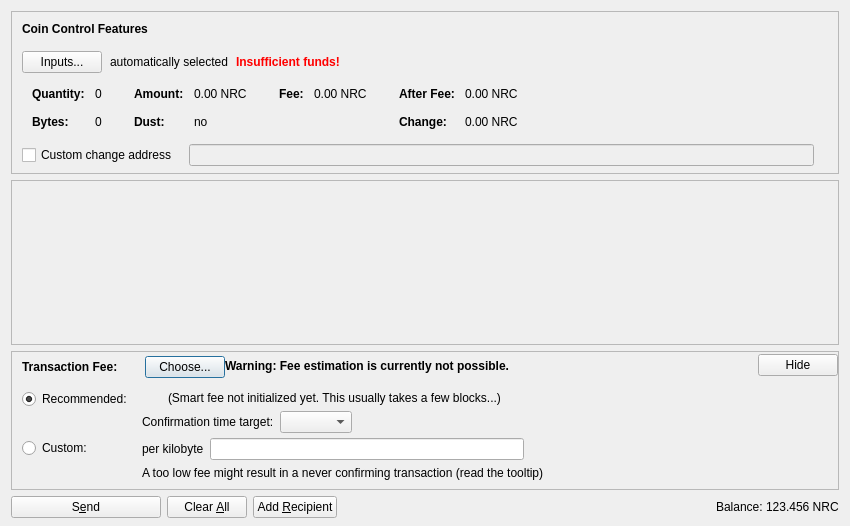
<?xml version="1.0" encoding="UTF-8"?>
<ui version="4.0">
 <class>SendCoinsDialog</class>
 <widget class="QDialog" name="SendCoinsDialog">
  <property name="geometry">
   <rect>
    <x>0</x>
    <y>0</y>
    <width>850</width>
    <height>526</height>
   </rect>
  </property>
  <property name="windowTitle">
   <string>Send Coins</string>
  </property>
  <layout class="QVBoxLayout" name="verticalLayout" stretch="0,1,0,0">
   <property name="bottomMargin">
    <number>8</number>
   </property>
   <item>
    <widget class="QFrame" name="frameCoinControl">
     <property name="sizePolicy">
      <sizepolicy hsizetype="Expanding" vsizetype="Expanding">
       <horstretch>0</horstretch>
       <verstretch>0</verstretch>
      </sizepolicy>
     </property>
     <property name="maximumSize">
      <size>
       <width>16777215</width>
       <height>16777215</height>
      </size>
     </property>
     <property name="frameShape">
      <enum>QFrame::StyledPanel</enum>
     </property>
     <property name="frameShadow">
      <enum>QFrame::Sunken</enum>
     </property>
     <layout class="QVBoxLayout" name="verticalLayoutCoinControl2">
      <property name="spacing">
       <number>0</number>
      </property>
      <property name="leftMargin">
       <number>0</number>
      </property>
      <property name="topMargin">
       <number>0</number>
      </property>
      <property name="rightMargin">
       <number>0</number>
      </property>
      <property name="bottomMargin">
       <number>6</number>
      </property>
      <item>
       <layout class="QVBoxLayout" name="verticalLayoutCoinControl" stretch="0,0,0,0,1">
        <property name="spacing">
         <number>0</number>
        </property>
        <property name="leftMargin">
         <number>10</number>
        </property>
        <property name="topMargin">
         <number>10</number>
        </property>
        <item>
         <layout class="QHBoxLayout" name="horizontalLayoutCoinControl1">
          <property name="bottomMargin">
           <number>15</number>
          </property>
          <item>
           <widget class="QLabel" name="labelCoinControlFeatures">
            <property name="sizePolicy">
             <sizepolicy hsizetype="Preferred" vsizetype="Maximum">
              <horstretch>0</horstretch>
              <verstretch>0</verstretch>
             </sizepolicy>
            </property>
            <property name="font">
             <font>
              <weight>75</weight>
              <bold>true</bold>
             </font>
            </property>
            <property name="styleSheet">
             <string notr="true">font-weight:bold;</string>
            </property>
            <property name="text">
             <string>Coin Control Features</string>
            </property>
           </widget>
          </item>
         </layout>
        </item>
        <item>
         <layout class="QHBoxLayout" name="horizontalLayoutCoinControl2" stretch="0,0,0,0">
          <property name="spacing">
           <number>8</number>
          </property>
          <property name="bottomMargin">
           <number>10</number>
          </property>
          <item>
           <widget class="QPushButton" name="pushButtonCoinControl">
            <property name="styleSheet">
             <string notr="true"/>
            </property>
            <property name="text">
             <string>Inputs...</string>
            </property>
            <property name="autoDefault">
             <bool>false</bool>
            </property>
           </widget>
          </item>
          <item>
           <widget class="QLabel" name="labelCoinControlAutomaticallySelected">
            <property name="text">
             <string>automatically selected</string>
            </property>
            <property name="margin">
             <number>5</number>
            </property>
           </widget>
          </item>
          <item>
           <widget class="QLabel" name="labelCoinControlInsuffFunds">
            <property name="font">
             <font>
              <weight>75</weight>
              <bold>true</bold>
             </font>
            </property>
            <property name="styleSheet">
             <string notr="true">color:red;font-weight:bold;</string>
            </property>
            <property name="text">
             <string>Insufficient funds!</string>
            </property>
            <property name="margin">
             <number>5</number>
            </property>
           </widget>
          </item>
          <item>
           <spacer name="horizontalSpacerCoinControl">
            <property name="orientation">
             <enum>Qt::Horizontal</enum>
            </property>
            <property name="sizeHint" stdset="0">
             <size>
              <width>40</width>
              <height>1</height>
             </size>
            </property>
           </spacer>
          </item>
         </layout>
        </item>
        <item>
         <widget class="QWidget" name="widgetCoinControl" native="true">
          <property name="sizePolicy">
           <sizepolicy hsizetype="Preferred" vsizetype="Preferred">
            <horstretch>0</horstretch>
            <verstretch>0</verstretch>
           </sizepolicy>
          </property>
          <property name="minimumSize">
           <size>
            <width>0</width>
            <height>0</height>
           </size>
          </property>
          <property name="styleSheet">
           <string notr="true"/>
          </property>
          <layout class="QHBoxLayout" name="horizontalLayoutCoinControl5">
           <property name="leftMargin">
            <number>0</number>
           </property>
           <property name="topMargin">
            <number>0</number>
           </property>
           <property name="rightMargin">
            <number>0</number>
           </property>
           <property name="bottomMargin">
            <number>0</number>
           </property>
           <item>
            <layout class="QHBoxLayout" name="horizontalLayoutCoinControl3" stretch="0,0,0,1">
             <property name="spacing">
              <number>20</number>
             </property>
             <property name="topMargin">
              <number>0</number>
             </property>
             <property name="bottomMargin">
              <number>10</number>
             </property>
             <item>
              <layout class="QFormLayout" name="formLayoutCoinControl1">
               <property name="horizontalSpacing">
                <number>10</number>
               </property>
               <property name="verticalSpacing">
                <number>14</number>
               </property>
               <property name="leftMargin">
                <number>10</number>
               </property>
               <property name="topMargin">
                <number>4</number>
               </property>
               <property name="rightMargin">
                <number>6</number>
               </property>
               <item row="0" column="0">
                <widget class="QLabel" name="labelCoinControlQuantityText">
                 <property name="font">
                  <font>
                   <weight>75</weight>
                   <bold>true</bold>
                  </font>
                 </property>
                 <property name="text">
                  <string>Quantity:</string>
                 </property>
                 <property name="margin">
                  <number>0</number>
                 </property>
                </widget>
               </item>
               <item row="0" column="1">
                <widget class="QLabel" name="labelCoinControlQuantity">
                 <property name="cursor">
                  <cursorShape>IBeamCursor</cursorShape>
                 </property>
                 <property name="contextMenuPolicy">
                  <enum>Qt::ActionsContextMenu</enum>
                 </property>
                 <property name="text">
                  <string notr="true">0</string>
                 </property>
                 <property name="margin">
                  <number>0</number>
                 </property>
                 <property name="textInteractionFlags">
                  <set>Qt::LinksAccessibleByMouse|Qt::TextSelectableByKeyboard|Qt::TextSelectableByMouse</set>
                 </property>
                </widget>
               </item>
               <item row="1" column="0">
                <widget class="QLabel" name="labelCoinControlBytesText">
                 <property name="font">
                  <font>
                   <weight>75</weight>
                   <bold>true</bold>
                  </font>
                 </property>
                 <property name="text">
                  <string>Bytes:</string>
                 </property>
                </widget>
               </item>
               <item row="1" column="1">
                <widget class="QLabel" name="labelCoinControlBytes">
                 <property name="cursor">
                  <cursorShape>IBeamCursor</cursorShape>
                 </property>
                 <property name="contextMenuPolicy">
                  <enum>Qt::ActionsContextMenu</enum>
                 </property>
                 <property name="text">
                  <string notr="true">0</string>
                 </property>
                 <property name="textInteractionFlags">
                  <set>Qt::LinksAccessibleByMouse|Qt::TextSelectableByKeyboard|Qt::TextSelectableByMouse</set>
                 </property>
                </widget>
               </item>
              </layout>
             </item>
             <item>
              <layout class="QFormLayout" name="formLayoutCoinControl2">
               <property name="horizontalSpacing">
                <number>10</number>
               </property>
               <property name="verticalSpacing">
                <number>14</number>
               </property>
               <property name="leftMargin">
                <number>6</number>
               </property>
               <property name="topMargin">
                <number>4</number>
               </property>
               <property name="rightMargin">
                <number>6</number>
               </property>
               <item row="0" column="0">
                <widget class="QLabel" name="labelCoinControlAmountText">
                 <property name="font">
                  <font>
                   <weight>75</weight>
                   <bold>true</bold>
                  </font>
                 </property>
                 <property name="text">
                  <string>Amount:</string>
                 </property>
                 <property name="margin">
                  <number>0</number>
                 </property>
                </widget>
               </item>
               <item row="0" column="1">
                <widget class="QLabel" name="labelCoinControlAmount">
                 <property name="cursor">
                  <cursorShape>IBeamCursor</cursorShape>
                 </property>
                 <property name="contextMenuPolicy">
                  <enum>Qt::ActionsContextMenu</enum>
                 </property>
                 <property name="text">
                  <string notr="true">0.00 NRC</string>
                 </property>
                 <property name="textInteractionFlags">
                  <set>Qt::LinksAccessibleByMouse|Qt::TextSelectableByKeyboard|Qt::TextSelectableByMouse</set>
                 </property>
                </widget>
               </item>
               <item row="1" column="0">
                <widget class="QLabel" name="labelCoinControlLowOutputText">
                 <property name="font">
                  <font>
                   <weight>75</weight>
                   <bold>true</bold>
                  </font>
                 </property>
                 <property name="text">
                  <string>Dust:</string>
                 </property>
                </widget>
               </item>
               <item row="1" column="1">
                <widget class="QLabel" name="labelCoinControlLowOutput">
                 <property name="cursor">
                  <cursorShape>IBeamCursor</cursorShape>
                 </property>
                 <property name="contextMenuPolicy">
                  <enum>Qt::ActionsContextMenu</enum>
                 </property>
                 <property name="text">
                  <string notr="true">no</string>
                 </property>
                 <property name="textInteractionFlags">
                  <set>Qt::LinksAccessibleByMouse|Qt::TextSelectableByKeyboard|Qt::TextSelectableByMouse</set>
                 </property>
                </widget>
               </item>
              </layout>
             </item>
             <item>
              <layout class="QFormLayout" name="formLayoutCoinControl3">
               <property name="horizontalSpacing">
                <number>10</number>
               </property>
               <property name="verticalSpacing">
                <number>14</number>
               </property>
               <property name="leftMargin">
                <number>6</number>
               </property>
               <property name="topMargin">
                <number>4</number>
               </property>
               <property name="rightMargin">
                <number>6</number>
               </property>
               <item row="0" column="0">
                <widget class="QLabel" name="labelCoinControlFeeText">
                 <property name="font">
                  <font>
                   <weight>75</weight>
                   <bold>true</bold>
                  </font>
                 </property>
                 <property name="text">
                  <string>Fee:</string>
                 </property>
                 <property name="margin">
                  <number>0</number>
                 </property>
                </widget>
               </item>
               <item row="0" column="1">
                <widget class="QLabel" name="labelCoinControlFee">
                 <property name="cursor">
                  <cursorShape>IBeamCursor</cursorShape>
                 </property>
                 <property name="contextMenuPolicy">
                  <enum>Qt::ActionsContextMenu</enum>
                 </property>
                 <property name="text">
                  <string notr="true">0.00 NRC</string>
                 </property>
                 <property name="textInteractionFlags">
                  <set>Qt::LinksAccessibleByMouse|Qt::TextSelectableByKeyboard|Qt::TextSelectableByMouse</set>
                 </property>
                </widget>
               </item>
              </layout>
             </item>
             <item>
              <layout class="QFormLayout" name="formLayoutCoinControl4">
               <property name="horizontalSpacing">
                <number>10</number>
               </property>
               <property name="verticalSpacing">
                <number>14</number>
               </property>
               <property name="leftMargin">
                <number>6</number>
               </property>
               <property name="topMargin">
                <number>4</number>
               </property>
               <property name="rightMargin">
                <number>6</number>
               </property>
               <item row="0" column="0">
                <widget class="QLabel" name="labelCoinControlAfterFeeText">
                 <property name="font">
                  <font>
                   <weight>75</weight>
                   <bold>true</bold>
                  </font>
                 </property>
                 <property name="text">
                  <string>After Fee:</string>
                 </property>
                 <property name="margin">
                  <number>0</number>
                 </property>
                </widget>
               </item>
               <item row="0" column="1">
                <widget class="QLabel" name="labelCoinControlAfterFee">
                 <property name="cursor">
                  <cursorShape>IBeamCursor</cursorShape>
                 </property>
                 <property name="contextMenuPolicy">
                  <enum>Qt::ActionsContextMenu</enum>
                 </property>
                 <property name="text">
                  <string notr="true">0.00 NRC</string>
                 </property>
                 <property name="textInteractionFlags">
                  <set>Qt::LinksAccessibleByMouse|Qt::TextSelectableByKeyboard|Qt::TextSelectableByMouse</set>
                 </property>
                </widget>
               </item>
               <item row="1" column="0">
                <widget class="QLabel" name="labelCoinControlChangeText">
                 <property name="font">
                  <font>
                   <weight>75</weight>
                   <bold>true</bold>
                  </font>
                 </property>
                 <property name="text">
                  <string>Change:</string>
                 </property>
                </widget>
               </item>
               <item row="1" column="1">
                <widget class="QLabel" name="labelCoinControlChange">
                 <property name="cursor">
                  <cursorShape>IBeamCursor</cursorShape>
                 </property>
                 <property name="contextMenuPolicy">
                  <enum>Qt::ActionsContextMenu</enum>
                 </property>
                 <property name="text">
                  <string notr="true">0.00 NRC</string>
                 </property>
                 <property name="textInteractionFlags">
                  <set>Qt::LinksAccessibleByMouse|Qt::TextSelectableByKeyboard|Qt::TextSelectableByMouse</set>
                 </property>
                </widget>
               </item>
              </layout>
             </item>
            </layout>
           </item>
          </layout>
         </widget>
        </item>
        <item>
         <layout class="QHBoxLayout" name="horizontalLayoutCoinControl4" stretch="0,0,0">
          <property name="spacing">
           <number>12</number>
          </property>
          <property name="sizeConstraint">
           <enum>QLayout::SetDefaultConstraint</enum>
          </property>
          <property name="topMargin">
           <number>5</number>
          </property>
          <property name="rightMargin">
           <number>5</number>
          </property>
          <item>
           <widget class="QCheckBox" name="checkBoxCoinControlChange">
            <property name="toolTip">
             <string>If this is activated, but the change address is empty or invalid, change will be sent to a newly generated address.</string>
            </property>
            <property name="text">
             <string>Custom change address</string>
            </property>
           </widget>
          </item>
          <item>
           <widget class="QValidatedLineEdit" name="lineEditCoinControlChange">
            <property name="enabled">
             <bool>false</bool>
            </property>
            <property name="sizePolicy">
             <sizepolicy hsizetype="Expanding" vsizetype="Fixed">
              <horstretch>0</horstretch>
              <verstretch>0</verstretch>
             </sizepolicy>
            </property>
           </widget>
          </item>
          <item>
           <widget class="QLabel" name="labelCoinControlChangeLabel">
            <property name="sizePolicy">
             <sizepolicy hsizetype="Preferred" vsizetype="Expanding">
              <horstretch>0</horstretch>
              <verstretch>0</verstretch>
             </sizepolicy>
            </property>
            <property name="minimumSize">
             <size>
              <width>0</width>
              <height>0</height>
             </size>
            </property>
            <property name="text">
             <string/>
            </property>
            <property name="margin">
             <number>3</number>
            </property>
           </widget>
          </item>
         </layout>
        </item>
        <item>
         <spacer name="verticalSpacerCoinControl">
          <property name="orientation">
           <enum>Qt::Vertical</enum>
          </property>
          <property name="sizeHint" stdset="0">
           <size>
            <width>800</width>
            <height>1</height>
           </size>
          </property>
         </spacer>
        </item>
       </layout>
      </item>
     </layout>
    </widget>
   </item>
   <item>
    <widget class="QScrollArea" name="scrollArea">
     <property name="widgetResizable">
      <bool>true</bool>
     </property>
     <widget class="QWidget" name="scrollAreaWidgetContents">
      <property name="geometry">
       <rect>
        <x>0</x>
        <y>0</y>
        <width>830</width>
        <height>104</height>
       </rect>
      </property>
      <layout class="QVBoxLayout" name="verticalLayout_2" stretch="0,1">
       <property name="leftMargin">
        <number>0</number>
       </property>
       <property name="topMargin">
        <number>0</number>
       </property>
       <property name="rightMargin">
        <number>0</number>
       </property>
       <property name="bottomMargin">
        <number>0</number>
       </property>
       <item>
        <layout class="QVBoxLayout" name="entries">
         <property name="spacing">
          <number>6</number>
         </property>
        </layout>
       </item>
       <item>
        <spacer name="verticalSpacer">
         <property name="orientation">
          <enum>Qt::Vertical</enum>
         </property>
         <property name="sizeHint" stdset="0">
          <size>
           <width>20</width>
           <height>40</height>
          </size>
         </property>
        </spacer>
       </item>
      </layout>
     </widget>
    </widget>
   </item>
   <item>
    <widget class="QFrame" name="frameFee">
     <property name="sizePolicy">
      <sizepolicy hsizetype="Expanding" vsizetype="Expanding">
       <horstretch>0</horstretch>
       <verstretch>0</verstretch>
      </sizepolicy>
     </property>
     <property name="maximumSize">
      <size>
       <width>16777215</width>
       <height>16777215</height>
      </size>
     </property>
     <property name="frameShape">
      <enum>QFrame::StyledPanel</enum>
     </property>
     <property name="frameShadow">
      <enum>QFrame::Sunken</enum>
     </property>
     <layout class="QVBoxLayout" name="verticalLayoutFee1">
      <property name="spacing">
       <number>0</number>
      </property>
      <property name="leftMargin">
       <number>0</number>
      </property>
      <property name="topMargin">
       <number>0</number>
      </property>
      <property name="rightMargin">
       <number>0</number>
      </property>
      <property name="bottomMargin">
       <number>0</number>
      </property>
      <item>
       <layout class="QVBoxLayout" name="verticalLayoutFee2" stretch="0,0,0">
        <property name="spacing">
         <number>0</number>
        </property>
        <property name="leftMargin">
         <number>10</number>
        </property>
        <property name="topMargin">
         <number>0</number>
        </property>
        <item>
         <layout class="QHBoxLayout" name="horizontalLayoutFee1">
          <property name="bottomMargin">
           <number>0</number>
          </property>
          <item>
           <layout class="QVBoxLayout" name="verticalLayoutFee7">
            <property name="spacing">
             <number>0</number>
            </property>
            <item>
             <spacer name="verticalSpacerSmartFee">
              <property name="orientation">
               <enum>Qt::Vertical</enum>
              </property>
              <property name="sizeType">
               <enum>QSizePolicy::Fixed</enum>
              </property>
              <property name="sizeHint" stdset="0">
               <size>
                <width>1</width>
                <height>4</height>
               </size>
              </property>
             </spacer>
            </item>
            <item>
             <layout class="QHBoxLayout" name="horizontalLayoutSmartFee">
              <property name="spacing">
               <number>10</number>
              </property>
              <item>
               <widget class="QLabel" name="labelFeeHeadline">
                <property name="sizePolicy">
                 <sizepolicy hsizetype="Preferred" vsizetype="Maximum">
                  <horstretch>0</horstretch>
                  <verstretch>0</verstretch>
                 </sizepolicy>
                </property>
                <property name="font">
                 <font>
                  <weight>75</weight>
                  <bold>true</bold>
                 </font>
                </property>
                <property name="styleSheet">
                 <string notr="true">font-weight:bold;</string>
                </property>
                <property name="text">
                 <string>Transaction Fee:</string>
                </property>
               </widget>
              </item>
              <item>
               <widget class="QLabel" name="labelFeeMinimized">
                <property name="text">
                 <string/>
                </property>
               </widget>
              </item>
              <item>
               <widget class="QPushButton" name="buttonChooseFee">
                <property name="text">
                 <string>Choose...</string>
                </property>
               </widget>
              </item>
             </layout>
            </item>
            <item>
             <spacer name="verticalSpacer_5">
              <property name="orientation">
               <enum>Qt::Vertical</enum>
              </property>
              <property name="sizeHint" stdset="0">
               <size>
                <width>1</width>
                <height>1</height>
               </size>
              </property>
             </spacer>
            </item>
           </layout>
          </item>
          <item>
           <widget class="QLabel" name="fallbackFeeWarningLabel">
            <property name="toolTip">
             <string>Using the fallbackfee can result in sending a transaction that will take several hours or days (or never) to confirm. Consider choosing your fee manually or wait until you have validated the complete chain.</string>
            </property>
            <property name="font">
            <font>
                <weight>75</weight>
                <bold>true</bold>
            </font>
            </property>
            <property name="text">
             <string>Warning: Fee estimation is currently not possible.</string>
            </property>
            <property name="wordWrap">
             <bool>false</bool>
            </property>
           </widget>
          </item>
          <item>
           <spacer name="horizontalSpacer_4">
            <property name="orientation">
             <enum>Qt::Horizontal</enum>
            </property>
            <property name="sizeType">
             <enum>QSizePolicy::MinimumExpanding</enum>
            </property>
            <property name="sizeHint" stdset="0">
             <size>
              <width>40</width>
              <height>20</height>
             </size>
            </property>
           </spacer>
          </item>
          <item>
           <widget class="QPushButton" name="buttonMinimizeFee">
            <property name="toolTip">
             <string>collapse fee-settings</string>
            </property>
            <property name="text">
             <string>Hide</string>
            </property>
           </widget>
          </item>
         </layout>
        </item>
        <item>
         <widget class="QFrame" name="frameFeeSelection">
          <layout class="QVBoxLayout" name="verticalLayoutFee12">
           <property name="spacing">
            <number>0</number>
           </property>
           <property name="leftMargin">
            <number>0</number>
           </property>
           <property name="topMargin">
            <number>0</number>
           </property>
           <property name="rightMargin">
            <number>0</number>
           </property>
           <property name="bottomMargin">
            <number>0</number>
           </property>
           <item>
            <layout class="QGridLayout" name="gridLayoutFee">
             <property name="topMargin">
              <number>10</number>
             </property>
             <property name="bottomMargin">
              <number>4</number>
             </property>
             <property name="horizontalSpacing">
              <number>10</number>
             </property>
             <property name="verticalSpacing">
              <number>4</number>
             </property>
             <item row="1" column="1">
              <layout class="QVBoxLayout" name="verticalLayoutFee8">
               <property name="spacing">
                <number>6</number>
               </property>
               <item>
                <layout class="QHBoxLayout" name="horizontalLayoutFee13">
                 <item>
                  <widget class="QLabel" name="labelCustomPerKilobyte">
                   <property name="toolTip">
                    <string>Specify a custom fee per kB (1,000 bytes) of the transaction's virtual size.

Note:  Since the fee is calculated on a per-byte basis, a fee of "100 satoshis per kB" for a transaction size of 500 bytes (half of 1 kB) would ultimately yield a fee of only 50 satoshis.</string>
                   </property>
                   <property name="text">
                    <string>per kilobyte</string>
                   </property>
                  </widget>
                 </item>
                 <item>
                  <widget class="BitcoinAmountField" name="customFee"/>
                 </item>
                 <item>
                  <spacer name="horizontalSpacer_6">
                   <property name="orientation">
                    <enum>Qt::Horizontal</enum>
                   </property>
                   <property name="sizeHint" stdset="0">
                    <size>
                     <width>1</width>
                     <height>1</height>
                    </size>
                   </property>
                  </spacer>
                 </item>
                </layout>
               </item>
               <item>
                <layout class="QHBoxLayout" name="horizontalLayoutFee8">
                 <item>
                  <widget class="QLabel" name="labelCustomFeeWarning">
                   <property name="enabled">
                    <bool>true</bool>
                   </property>
                   <property name="toolTip">
                    <string>When there is less transaction volume than space in the blocks, miners as well as relaying nodes may enforce a minimum fee. Paying only this minimum fee is just fine, but be aware that this can result in a never confirming transaction once there is more demand for nirigecoin transactions than the network can process.</string>
                   </property>
                   <property name="text">
                    <string>A too low fee might result in a never confirming transaction (read the tooltip)</string>
                   </property>
                  </widget>
                 </item>
                 <item>
                  <spacer name="horizontalSpacer_2">
                   <property name="orientation">
                    <enum>Qt::Horizontal</enum>
                   </property>
                   <property name="sizeHint" stdset="0">
                    <size>
                     <width>1</width>
                     <height>1</height>
                    </size>
                   </property>
                  </spacer>
                 </item>
                </layout>
               </item>
              </layout>
             </item>
             <item row="0" column="0">
              <layout class="QVBoxLayout" name="verticalLayoutFee4" stretch="0,1">
               <item>
                <widget class="QRadioButton" name="radioSmartFee">
                 <property name="text">
                  <string>Recommended:</string>
                 </property>
                 <property name="checked">
                  <bool>true</bool>
                 </property>
                 <attribute name="buttonGroup">
                  <string notr="true">groupFee</string>
                 </attribute>
                </widget>
               </item>
               <item>
                <spacer name="verticalSpacer_2">
                 <property name="orientation">
                  <enum>Qt::Vertical</enum>
                 </property>
                 <property name="sizeHint" stdset="0">
                  <size>
                   <width>1</width>
                   <height>1</height>
                  </size>
                 </property>
                </spacer>
               </item>
              </layout>
             </item>
             <item row="1" column="0">
              <layout class="QVBoxLayout" name="verticalLayoutFee9" stretch="0,1">
               <item>
                <widget class="QRadioButton" name="radioCustomFee">
                 <property name="text">
                  <string>Custom:</string>
                 </property>
                 <attribute name="buttonGroup">
                  <string notr="true">groupFee</string>
                 </attribute>
                </widget>
               </item>
               <item>
                <spacer name="verticalSpacer_6">
                 <property name="orientation">
                  <enum>Qt::Vertical</enum>
                 </property>
                 <property name="sizeHint" stdset="0">
                  <size>
                   <width>1</width>
                   <height>1</height>
                  </size>
                 </property>
                </spacer>
               </item>
              </layout>
             </item>
             <item row="0" column="1">
              <layout class="QVBoxLayout" name="verticalLayoutFee3" stretch="0,0,1">
               <property name="spacing">
                <number>6</number>
               </property>
               <property name="topMargin">
                <number>2</number>
               </property>
               <item>
                <layout class="QHBoxLayout" name="horizontalLayoutFee12">
                 <item>
                  <widget class="QLabel" name="labelSmartFee">
                   <property name="text">
                    <string/>
                   </property>
                  </widget>
                 </item>
                 <item>
                  <widget class="QLabel" name="labelFeeEstimation">
                   <property name="text">
                    <string/>
                   </property>
                  </widget>
                 </item>
                 <item>
                  <widget class="QLabel" name="labelSmartFee2">
                   <property name="text">
                    <string>(Smart fee not initialized yet. This usually takes a few blocks...)</string>
                   </property>
                  </widget>
                 </item>
                 <item>
                  <spacer name="horizontalSpacer_5">
                   <property name="orientation">
                    <enum>Qt::Horizontal</enum>
                   </property>
                   <property name="sizeHint" stdset="0">
                    <size>
                     <width>1</width>
                     <height>1</height>
                    </size>
                   </property>
                  </spacer>
                 </item>
                </layout>
               </item>
               <item>
                <layout class="QHBoxLayout" name="horizontalLayoutFee9">
                 <item>
                  <layout class="QVBoxLayout" name="verticalLayoutFee6">
                   <item>
                    <widget class="QLabel" name="labelSmartFee3">
                     <property name="text">
                      <string>Confirmation time target:</string>
                     </property>
                    </widget>
                   </item>
                  </layout>
                 </item>
                 <item>
                  <layout class="QVBoxLayout" name="verticalLayoutFee5">
                   <property name="rightMargin">
                    <number>30</number>
                   </property>
                   <item>
                    <layout class="QHBoxLayout" name="horizontalLayoutConfTarget">
                     <property name="bottomMargin">
                      <number>0</number>
                     </property>
                     <item>
                      <widget class="QComboBox" name="confTargetSelector"/>
                     </item>
                     <item>
                      <spacer name="horizontalSpacerConfTarget">
                       <property name="orientation">
                        <enum>Qt::Horizontal</enum>
                       </property>
                       <property name="sizeHint" stdset="0">
                        <size>
                         <width>40</width>
                         <height>20</height>
                        </size>
                       </property>
                      </spacer>
                     </item>
                    </layout>
                   </item>
                  </layout>
                 </item>
                </layout>
               </item>
               <item>
                <spacer name="verticalSpacer_4">
                 <property name="orientation">
                  <enum>Qt::Vertical</enum>
                 </property>
                 <property name="sizeHint" stdset="0">
                  <size>
                   <width>1</width>
                   <height>1</height>
                  </size>
                 </property>
                </spacer>
               </item>
              </layout>
             </item>
            </layout>
           </item>
          </layout>
         </widget>
        </item>
        <item>
         <spacer name="verticalSpacerFee">
          <property name="orientation">
           <enum>Qt::Vertical</enum>
          </property>
          <property name="sizeHint" stdset="0">
           <size>
            <width>40</width>
            <height>5</height>
           </size>
          </property>
         </spacer>
        </item>
       </layout>
      </item>
     </layout>
    </widget>
   </item>
   <item>
    <layout class="QHBoxLayout" name="horizontalLayout">
     <item>
      <widget class="QPushButton" name="sendButton">
       <property name="minimumSize">
        <size>
         <width>150</width>
         <height>0</height>
        </size>
       </property>
       <property name="toolTip">
        <string>Confirm the send action</string>
       </property>
       <property name="text">
        <string>S&amp;end</string>
       </property>
       <property name="icon">
        <iconset resource="../bitcoin.qrc">
         <normaloff>:/icons/send</normaloff>:/icons/send</iconset>
       </property>
       <property name="autoDefault">
        <bool>false</bool>
       </property>
       <property name="default">
        <bool>false</bool>
       </property>
      </widget>
     </item>
     <item>
      <widget class="QPushButton" name="clearButton">
       <property name="sizePolicy">
        <sizepolicy hsizetype="Minimum" vsizetype="Fixed">
         <horstretch>0</horstretch>
         <verstretch>0</verstretch>
        </sizepolicy>
       </property>
       <property name="toolTip">
        <string>Clear all fields of the form.</string>
       </property>
       <property name="text">
        <string>Clear &amp;All</string>
       </property>
       <property name="icon">
        <iconset resource="../bitcoin.qrc">
         <normaloff>:/icons/remove</normaloff>:/icons/remove</iconset>
       </property>
       <property name="autoDefault">
        <bool>false</bool>
       </property>
      </widget>
     </item>
     <item>
      <widget class="QPushButton" name="addButton">
       <property name="toolTip">
        <string>Send to multiple recipients at once</string>
       </property>
       <property name="text">
        <string>Add &amp;Recipient</string>
       </property>
       <property name="icon">
        <iconset resource="../bitcoin.qrc">
         <normaloff>:/icons/add</normaloff>:/icons/add</iconset>
       </property>
       <property name="autoDefault">
        <bool>false</bool>
       </property>
      </widget>
     </item>
     <item>
      <spacer name="horizontalSpacer">
       <property name="orientation">
        <enum>Qt::Horizontal</enum>
       </property>
       <property name="sizeHint" stdset="0">
        <size>
         <width>40</width>
         <height>20</height>
        </size>
       </property>
      </spacer>
     </item>
     <item>
      <layout class="QHBoxLayout" name="horizontalLayout_2">
       <property name="spacing">
        <number>3</number>
       </property>
       <item>
        <widget class="QLabel" name="label">
         <property name="sizePolicy">
          <sizepolicy hsizetype="Preferred" vsizetype="Fixed">
           <horstretch>0</horstretch>
           <verstretch>0</verstretch>
          </sizepolicy>
         </property>
         <property name="text">
          <string>Balance:</string>
         </property>
        </widget>
       </item>
       <item>
        <widget class="QLabel" name="labelBalance">
         <property name="sizePolicy">
          <sizepolicy hsizetype="Preferred" vsizetype="Fixed">
           <horstretch>0</horstretch>
           <verstretch>0</verstretch>
          </sizepolicy>
         </property>
         <property name="cursor">
          <cursorShape>IBeamCursor</cursorShape>
         </property>
         <property name="text">
          <string notr="true">123.456 NRC</string>
         </property>
         <property name="textInteractionFlags">
          <set>Qt::LinksAccessibleByMouse|Qt::TextSelectableByKeyboard|Qt::TextSelectableByMouse</set>
         </property>
        </widget>
       </item>
      </layout>
     </item>
    </layout>
   </item>
  </layout>
 </widget>
 <customwidgets>
  <customwidget>
   <class>QValidatedLineEdit</class>
   <extends>QLineEdit</extends>
   <header>qt/qvalidatedlineedit.h</header>
  </customwidget>
  <customwidget>
   <class>BitcoinAmountField</class>
   <extends>QLineEdit</extends>
   <header>qt/bitcoinamountfield.h</header>
   <container>1</container>
  </customwidget>
 </customwidgets>
 <resources>
  <include location="../bitcoin.qrc"/>
 </resources>
 <connections/>
 <buttongroups>
  <buttongroup name="groupFee"/>
 </buttongroups>
</ui>
